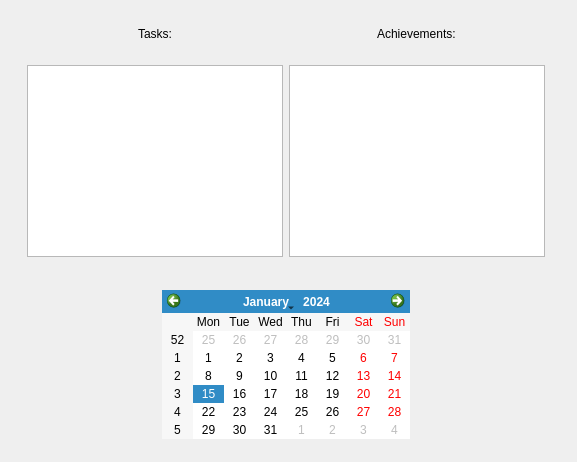
         <widget class="QWidget" name="archiveMenu">
          <layout class="QVBoxLayout" name="verticalLayout_15">
           <property name="spacing">
            <number>0</number>
           </property>
           <property name="leftMargin">
            <number>0</number>
           </property>
           <property name="topMargin">
            <number>0</number>
           </property>
           <property name="rightMargin">
            <number>5</number>
           </property>
           <property name="bottomMargin">
            <number>5</number>
           </property>
           <item>
            <widget class="QWidget" name="archiveSubContainer" native="true">
             <layout class="QVBoxLayout" name="verticalLayout_18">
              <item>
               <widget class="QWidget" name="archiveBottomWidget" native="true">
                <layout class="QVBoxLayout" name="verticalLayout_16">
                 <item>
                  <widget class="QWidget" name="subTopWidget" native="true">
                   <layout class="QHBoxLayout" name="horizontalLayout_9">
                    <item alignment="Qt::AlignHCenter|Qt::AlignVCenter">
                     <widget class="QLabel" name="tasksLabel_2">
                      <property name="text">
                       <string>Tasks:</string>
                      </property>
                     </widget>
                    </item>
                    <item alignment="Qt::AlignHCenter|Qt::AlignVCenter">
                     <widget class="QLabel" name="achLabel_2">
                      <property name="text">
                       <string>Achievements:</string>
                      </property>
                     </widget>
                    </item>
                   </layout>
                  </widget>
                 </item>
                 <item>
                  <widget class="QWidget" name="subBottomWidget" native="true">
                   <layout class="QHBoxLayout" name="horizontalLayout_10">
                    <item>
                     <widget class="QTextBrowser" name="ArchiveTasksTextBrowser"/>
                    </item>
                    <item>
                     <widget class="QTextBrowser" name="achTextBrowser"/>
                    </item>
                   </layout>
                  </widget>
                 </item>
                </layout>
                <zorder>subBottomWidget</zorder>
                <zorder>subTopWidget</zorder>
               </widget>
              </item>
              <item alignment="Qt::AlignHCenter|Qt::AlignVCenter">
               <widget class="QWidget" name="achiveTopWidget" native="true">
                <layout class="QVBoxLayout" name="verticalLayout_17">
                 <item>
                  <widget class="QCalendarWidget" name="calendarWidget"/>
                 </item>
                </layout>
               </widget>
              </item>
             </layout>
            </widget>
           </item>
          </layout>
         </widget>
